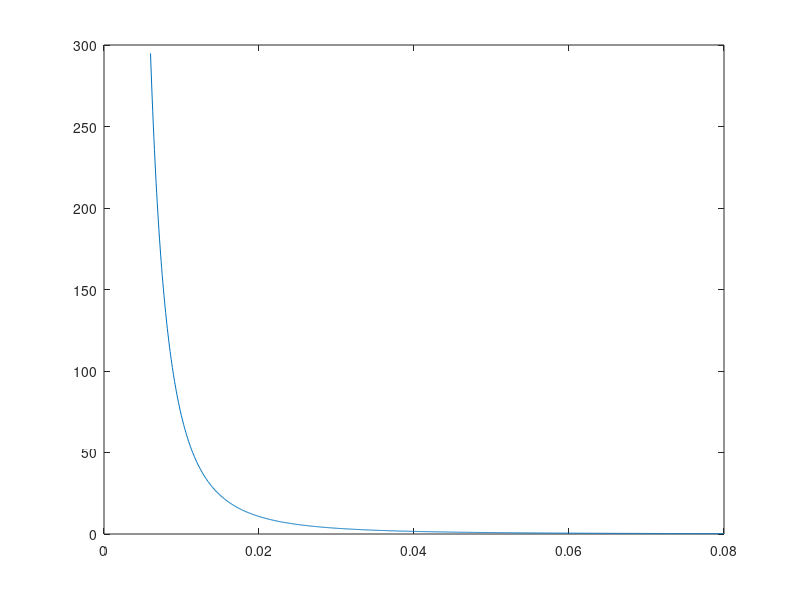

Here is the MATLAB script that generated this plot: (Note: this script raises an error after producing the figure.)
clear; close all; clc;
% this script uses the inverse sampling transform method to prescribe a PDF
% and sample according to it using the inverse of the CDF.
% It tries to use chebfun, because it's fast at this, but it will fall back
% gracefully to a mostly accurate approximation using a manually
% constructed function.

% define texture size
N = 4096;
L = 6.0;

% base pixel array (N,N,RGB)
holes = zeros(N,N,3);
holes(:,:,1) = 1;

% how many holes
nholes = 10000;

% here we do the sampling
%
% p(R) ~ R^a, a=-2.75, for 0.006 cm < R < 0.08 cm
%
a = -2.75; p = @(R)(R.^a);

try
	% we will use the inverse sampling transform method through chebfun
	addpath ~/Documents/MATLAB/chebfun/
	p = chebfun(p,[0.006, 0.08]);
	density = p/sum(p);
	cdf = cumsum(density);
	cdfinv = inv(cdf);
	
	R = cdfinv(rand(nholes,1));
	
catch
	
	density = @(R)(p(R)/integral(p,0.006,0.08));
	
	fprintf('Could not find chebfun for the inverse sampling transform method. \nWill approximate with hand-tuned p(R)=R^-2.75...\n');
	p1 =     -0.1728;%  (-2.459, 2.113)
	p2 =      0.1166;%  (-1.591, 1.824)
	p3 =      0.8268;%  (-9.584, 11.24)
	p4 =      -1.114;%  (-15.31, 13.08)
	p5 =      0.2395;%  (-2.75, 3.229)
	p6 =     0.09985;%  (-1.222, 1.422)
	q1 =      -108.9;%  (-1476, 1258)
	q2 =       284.8;%  (-3344, 3913)
	q3 =      -226.4;%  (-3113, 2660)
	q4 =       32.89;%  (-372.1, 437.9)
	q5 =       16.54;%  (-202.4, 235.5)
	
	cdfinv = @(x)(p1*x.^5 + p2*x.^4 + p3*x.^3 + p4*x.^2 + p5*x + p6) ./...
					(x.^5 + q1*x.^4 + q2*x.^3 + q3*x.^2 + q4*x + q5);
	
	
	R = cdfinv(rand(nholes,1));
	
end

figure(1);
rr = linspace(0.006,0.08,1024);
plot(rr,density(rr),'-'); hold on; histogram(R,'Normalization','pdf');
legend({'PDF, $p(R) \propto R^{\alpha}$','Sampled'},'interpreter','latex');
xlabel('$R$','Interpreter','latex');
set(gca,'XScale','log','YScale','log');
drawnow();


for n=1:nholes
	
	% initially assume it's not open to force a position generation and check
	isopen = 0;
	
	% for now, make this a float
	r = R(n)*N/L;
	
	% track the number of checks per hole
	nchecks = 0;
	
	% while looking for a place to put it
	while ~isopen
		
		% position of hole
		X = randi(N);
		Y = randi(N);
		
		% assume open until shown otherwise
		isopen = 1;
		
		% cartesian grid covering hole
		for ix=X + round(-r:r)
			for iy=Y + round(-r:r)
				
				if ix >= 1 && ix <= N && iy >= 1 && iy <= N
					
					% test for within hole region
					if (ix - X)^2 + (iy - Y)^2 < ceil(r^2)
						
						% test intersection with an existing hole already in
						% texture
						if holes(ix,iy,1) < 0.5	%red channel is read by phase
							isopen = isopen*0;
						else
							isopen = isopen*1;
						end
						
					end
				end
			end
		end
		
		nchecks = nchecks+1;
		if nchecks > nholes
			fprintf('Too many checks, likely too dense hole concentration.\nTry decreasing nholes.\n');
			break;
		end
	end
	
	% now that we have a valid position and radius we make a hole
	% cartesian grid covering hole
	if isopen
		for ix=X + round(-r:r)
			for iy=Y + round(-r:r)

				if ix >= 1 && ix <= N && iy >= 1 && iy <= N

					% test for within hole region
					if (ix - X)^2 + (iy - Y)^2 < r^2

						holes(ix,iy,1) = 0; 

					end
				end
			end
		end
	end
end

% show the holes
figure(2);
imshow(holes);
drawnow();

% export the image
imwrite(holes, './app/holes.png');

% exit
exit;
